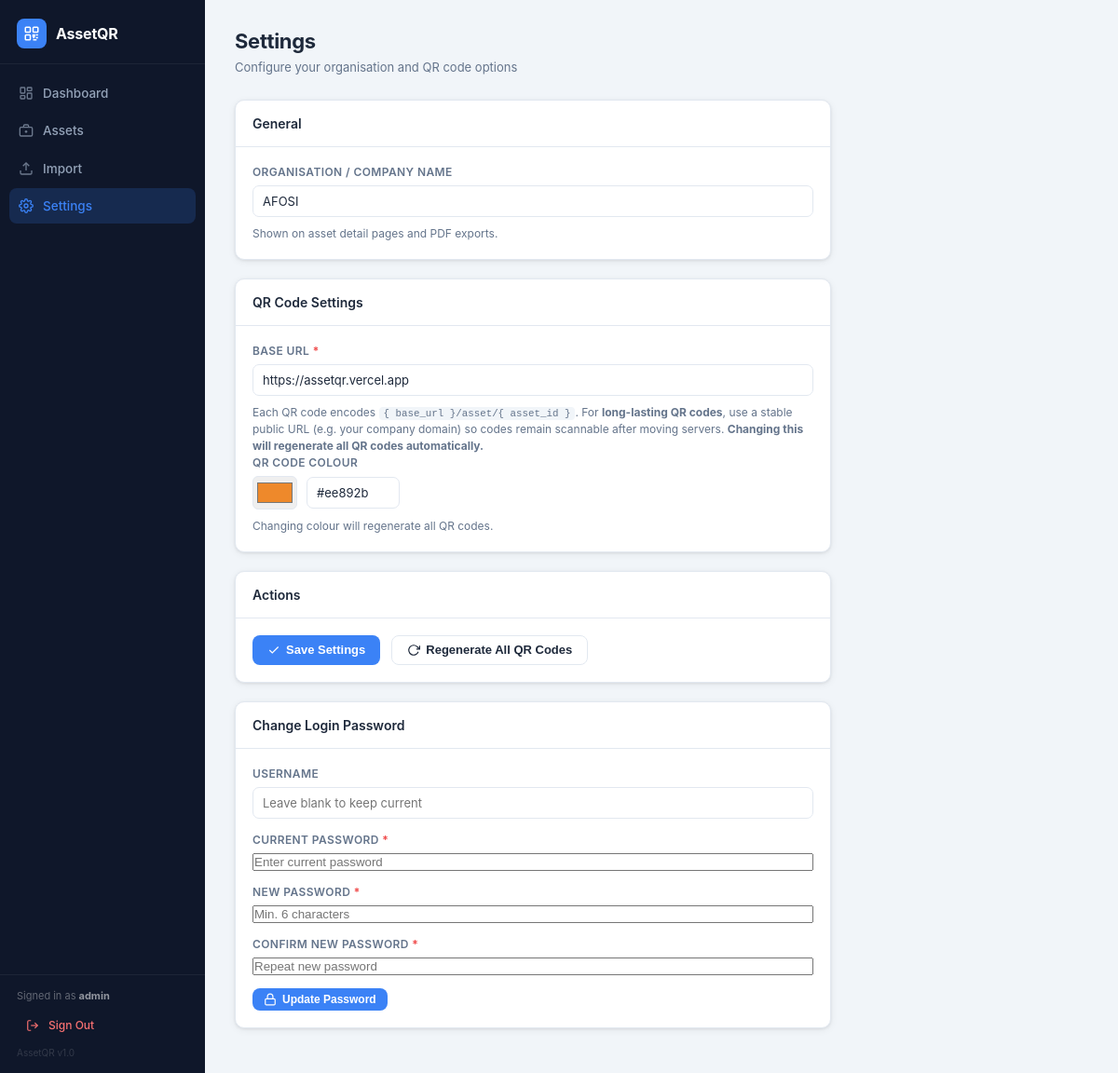
The app's page /settings (signed in) with its own data.
### tables this page shows
CREATE TABLE settings (
            key   TEXT PRIMARY KEY,
            value TEXT NOT NULL DEFAULT ''
        );

### app.py (the view)
@app.route('/settings')
@login_required
def settings_page():
    db = get_db()
    s  = {r['key']: r['value'] for r in db.execute('SELECT * FROM settings').fetchall()}
    return render_template('settings.html', s=s)

### app.py (called while the page is built, shortened)
def _db_path():
    return os.path.join(_BASE_DIR, 'assetqr.db')

def get_db():
    if 'db' not in g:
        g.db = sqlite3.connect(_db_path())
        g.db.row_factory = sqlite3.Row
    return g.db

def login_required(f):
    @wraps(f)
    def decorated(*args, **kwargs):
        if not session.get('logged_in'):
            return redirect(url_for('login', next=request.path))
        return f(*args, **kwargs)
    return decorated

### templates/settings.html (shortened to what this page needs)
{% extends "base.html" %}
{% block content %}
<div class="page-header">
  <div>
    <h1 class="page-title">Settings</h1>
    <p class="page-sub">Configure your organisation and QR code options</p>
  </div>
</div>
<div style="max-width:640px">
  <div class="card">
    <div class="card-header"><h2 class="card-title">General</h2></div>
    <div class="card-body">
      <div class="form-group">
        <label for="s-company">Organisation / Company Name</label>
        <input type="text" id="s-company" value="{{ s.get('company_name', '') }}"
               placeholder="My Organisation">
        <p class="field-hint">Shown on asset detail pages and PDF exports.</p>
      </div>
    </div>
  </div>
  <div class="card">
    <div class="card-header"><h2 class="card-title">QR Code Settings</h2></div>
    <div class="card-body">
      <div class="form-group">
        <label for="s-base-url">Base URL <span class="req">*</span></label>
        <input type="url" id="s-base-url" value="{{ s.get('base_url', 'http://localhost:5001') }}"
               placeholder="https://assets.mycompany.com">
        <p class="field-hint">
          Each QR code encodes <code>{ base_url }/asset/{ asset_id }</code>.
          For <strong>long-lasting QR codes</strong>, use a stable public URL
          (e.g. your company domain) so codes remain scannable after moving servers.
          <strong>Changing this will regenerate all QR codes automatically.</strong>
        </p>
      </div>
      <div class="form-group">
        <label for="s-qr-color">QR Code Colour</label>
        <div style="display:flex;align-items:center;gap:10px">
          <input type="color" id="s-qr-color" value="{{ s.get('qr_color', '#000000') }}"
                 style="width:48px;height:36px;border:1px solid #e2e8f0;border-radius:6px;cursor:pointer;padding:2px">
          <input type="text" id="s-qr-color-hex" value="{{ s.get('qr_color', '#000000') }}"
                 style="width:100px" placeholder="#000000" oninput="syncColor('hex')">
        </div>
        <p class="field-hint">Changing colour will regenerate all QR codes.</p>
      </div>
    </div>
  </div>
  <div class="card">
    <div class="card-header"><h2 class="card-title">Actions</h2></div>
    <div class="card-body" style="display:flex;gap:12px;flex-wrap:wrap">
      <button class="btn btn-primary" onclick="saveSettings()">
        <svg viewBox="0 0 24 24" fill="none" stroke="currentColor" stroke-width="2" class="btn-icon">
          <polyline points="20 6 9 17 4 12"/>
        </svg>
        Save Settings
      </button>
      <button class="btn btn-ghost" onclick="regenAllQR()">
        <svg viewBox="0 0 24 24" fill="none" stroke="currentColor" stroke-width="2" class="btn-icon">
          <polyline points="23 4 23 10 17 10"/><path d="M20.49 15a9 9 0 11-2.12-9.36L23 10"/>
        </svg>
        Regenerate All QR Codes
      </button>
    </div>
  </div>
  <div class="card">
    <div class="card-header"><h2 class="card-title">Change Login Password</h2></div>
    <div class="card-body">
      <div class="form-grid" style="grid-template-columns:1fr">
        <div class="form-group">
          <label for="pw-username">Username</label>
          <input type="text" id="pw-username" placeholder="Leave blank to keep current" autocomplete="off">
        </div>
        <div class="form-group">
          <label for="pw-current">Current Password <span class="req">*</span></label>
          <input type="password" id="pw-current" placeholder="Enter current password" autocomplete="current-password">
        </div>
        <div class="form-group">
          <label for="pw-new">New Password <span class="req">*</span></label>
          <input type="password" id="pw-new" placeholder="Min. 6 characters" autocomplete="new-password">
        </div>
        <div class="form-group">
          <label for="pw-confirm">Confirm New Password <span class="req">*</span></label>
          <input type="password" id="pw-confirm" placeholder="Repeat new password" autocomplete="new-password">
        </div>
      </div>
      <button class="btn btn-primary btn--sm" style="margin-top:14px" onclick="changePassword()">
        <svg viewBox="0 0 24 24" fill="none" stroke="currentColor" stroke-width="2" class="btn-icon">
          <rect x="3" y="11" width="18" height="11" rx="2" ry="2"/>
          <path d="M7 11V7a5 5 0 0110 0v4"/>
        </svg>
        Update Password
      </button>
    </div>
  </div>
</div>
{% endblock %}

### templates/base.html (shortened to what this page needs)
<!DOCTYPE html>
<html lang="en">
<head>
  <link rel="stylesheet" href="{{ url_for('static', filename='css/style.css') }}">
</head>
<body>
<nav class="sidebar">
  <div class="sidebar-brand">
    <div class="brand-icon">
      <svg viewBox="0 0 24 24" fill="none" stroke="currentColor" stroke-width="2">
        <rect x="3" y="3" width="7" height="7" rx="1"/><rect x="14" y="3" width="7" height="7" rx="1"/>
        <rect x="3" y="14" width="7" height="7" rx="1"/>
        <path d="M14 14h2v2h-2zM18 14h3M14 18h2M18 18h3M14 21h5"/>
      </svg>
    </div>
    <span class="brand-name">AssetQR</span>
  </div>
  <ul class="nav-list">
    <li>
      <a href="{{ url_for('dashboard') }}" class="nav-link{% if request.endpoint == 'dashboard' %} active{% endif %}">
        <svg viewBox="0 0 24 24" fill="none" stroke="currentColor" stroke-width="2">
          <rect x="3" y="3" width="7" height="9" rx="1"/><rect x="14" y="3" width="7" height="5" rx="1"/>
          <rect x="14" y="12" width="7" height="9" rx="1"/><rect x="3" y="16" width="7" height="5" rx="1"/>
        </svg>
        Dashboard
      </a>
    </li>
    <li>
      <a href="{{ url_for('assets_page') }}" class="nav-link{% if request.endpoint == 'assets_page' %} active{% endif %}">
        <svg viewBox="0 0 24 24" fill="none" stroke="currentColor" stroke-width="2">
          <path d="M20 7H4a2 2 0 00-2 2v10a2 2 0 002 2h16a2 2 0 002-2V9a2 2 0 00-2-2z"/>
          <path d="M16 7V5a2 2 0 00-2-2h-4a2 2 0 00-2 2v2"/>
          <line x1="12" y1="12" x2="12" y2="16"/><line x1="10" y1="14" x2="14" y2="14"/>
        </svg>
        Assets
      </a>
    </li>
    <li>
      <a href="{{ url_for('import_page') }}" class="nav-link{% if request.endpoint == 'import_page' %} active{% endif %}">
        <svg viewBox="0 0 24 24" fill="none" stroke="currentColor" stroke-width="2">
          <path d="M21 15v4a2 2 0 01-2 2H5a2 2 0 01-2-2v-4"/>
          <polyline points="17 8 12 3 7 8"/><line x1="12" y1="3" x2="12" y2="15"/>
        </svg>
        Import
      </a>
    </li>
    <li>
      <a href="{{ url_for('settings_page') }}" class="nav-link{% if request.endpoint == 'settings_page' %} active{% endif %}">
        Settings
      </a>
    </li>
  </ul>
  <div class="sidebar-footer">
    <div style="font-size:11px;color:rgba(255,255,255,.35);margin-bottom:8px">
      Signed in as <strong style="color:rgba(255,255,255,.55)">{{ session.get('username','admin') }}</strong>
    </div>
    <a href="{{ url_for('logout') }}" class="nav-link" style="padding:7px 10px;font-size:12px;color:#f87171">
      <svg viewBox="0 0 24 24" fill="none" stroke="currentColor" stroke-width="2" style="width:14px;height:14px;opacity:1">
        <path d="M9 21H5a2 2 0 01-2-2V5a2 2 0 012-2h4"/>
        <polyline points="16 17 21 12 16 7"/><line x1="21" y1="12" x2="9" y2="12"/>
      </svg>
      Sign Out
    </a>
    <div style="font-size:10px;color:rgba(255,255,255,.15);margin-top:6px">AssetQR v1.0</div>
  </div>
</nav>
<main class="main-content">
  {% block content %}{% endblock %}
</main>
</body>
</html>

### static/css/style.css (style rules this page uses)
*, *::before, *::after { box-sizing: border-box; margin: 0; padding: 0; }
:root { --sidebar-w: 220px; --bg: #f1f5f9; --card-bg: #ffffff; --border: #e2e8f0; --text: #1e293b; --text-muted: #64748b; --text-light: #94a3b8; --sidebar-bg: #0f172a; --sidebar-txt: #94a3b8; --sidebar-act: #3b82f6; --primary: #3b82f6; --primary-d: #2563eb; --success: #10b981; --warning: #f59e0b; --danger: #ef4444; --radius: 10px; --shadow: 0 1px 3px rgba(0,0,0,.08), 0 2px 8px rgba(0,0,0,.06); --shadow-md: 0 4px 6px rgba(0,0,0,.07), 0 10px 24px rgba(0,0,0,.08); }
html, body { height: 100%; }
body { font-family: -apple-system, BlinkMacSystemFont, 'Segoe UI', Roboto, sans-serif; background: var(--bg); color: var(--text); font-size: 14px; line-height: 1.5; display: flex; }
a { color: var(--primary); text-decoration: none; }
code { font-family: 'Consolas', 'Fira Code', monospace; font-size: .9em; background: #f1f5f9; padding: 1px 5px; border-radius: 4px; }
.sidebar { width: var(--sidebar-w); min-width: var(--sidebar-w); background: var(--sidebar-bg); display: flex; flex-direction: column; height: 100vh; position: sticky; top: 0; overflow-y: auto; }
.sidebar-brand { display: flex; align-items: center; gap: 10px; padding: 20px 18px 16px; border-bottom: 1px solid rgba(255,255,255,.06); }
.brand-icon { width: 32px; height: 32px; flex-shrink: 0; background: var(--primary); border-radius: 8px; display: flex; align-items: center; justify-content: center; }
.brand-icon svg { width: 18px; height: 18px; stroke: white; }
.brand-name { color: white; font-weight: 700; font-size: 16px; letter-spacing: -.2px; }
.nav-list { list-style: none; padding: 12px 10px; flex: 1; }
.nav-list li { margin-bottom: 2px; }
.nav-link { display: flex; align-items: center; gap: 10px; padding: 9px 10px; border-radius: 8px; color: var(--sidebar-txt); font-size: 13.5px; font-weight: 500; transition: background .15s, color .15s; }
.nav-link svg { width: 16px; height: 16px; flex-shrink: 0; opacity: .7; }
.nav-link.active { background: rgba(59,130,246,.18); color: var(--sidebar-act); }
.nav-link.active svg { opacity: 1; }
.sidebar-footer { padding: 14px 18px; border-top: 1px solid rgba(255,255,255,.06); font-size: 11px; color: rgba(255,255,255,.2); }
.main-content { flex: 1; min-width: 0; padding: 28px 32px; overflow-y: auto; max-height: 100vh; }
.page-header { display: flex; align-items: flex-start; justify-content: space-between; margin-bottom: 24px; gap: 16px; }
.page-title { font-size: 22px; font-weight: 700; letter-spacing: -.3px; }
.page-sub { font-size: 13px; color: var(--text-muted); margin-top: 2px; }
.card { background: var(--card-bg); border: 1px solid var(--border); border-radius: var(--radius); box-shadow: var(--shadow); margin-bottom: 20px; overflow: hidden; }
.card-header { display: flex; align-items: center; justify-content: space-between; padding: 14px 18px; border-bottom: 1px solid var(--border); }
.card-title { font-size: 14px; font-weight: 600; }
.card-body { padding: 18px; }
.btn { display: inline-flex; align-items: center; gap: 6px; padding: 8px 16px; border-radius: 8px; font-size: 13px; font-weight: 600; cursor: pointer; border: none; transition: background .15s, box-shadow .15s, opacity .15s; text-decoration: none; white-space: nowrap; line-height: 1; }
.btn-primary { background: var(--primary); color: white; }
.btn-ghost { background: var(--card-bg); color: var(--text); border: 1px solid var(--border); }
.btn--sm { padding: 5px 12px; font-size: 12px; }
.btn-icon { width: 14px; height: 14px; flex-shrink: 0; }
.form-grid { display: grid; grid-template-columns: 1fr 1fr; gap: 14px; }
.form-group { display: flex; flex-direction: column; gap: 5px; }
.form-group label { font-size: 12px; font-weight: 600; color: var(--text-muted); text-transform: uppercase; letter-spacing: .4px; }
.req { color: var(--danger); }
input[type=text], input[type=url], input[type=date], input[type=email], select, textarea { width: 100%; padding: 8px 10px; border: 1px solid var(--border); border-radius: 7px; font-size: 13px; font-family: inherit; background: var(--card-bg); color: var(--text); transition: border-color .15s, box-shadow .15s; }
.field-hint { font-size: 12px; color: var(--text-muted); margin-top: 4px; line-height: 1.5; }

### records on screen
settings: get "admin"
settings: get "AFOSI"
settings: get "https://assetqr.vercel.app"
settings: get "#ee892b"
